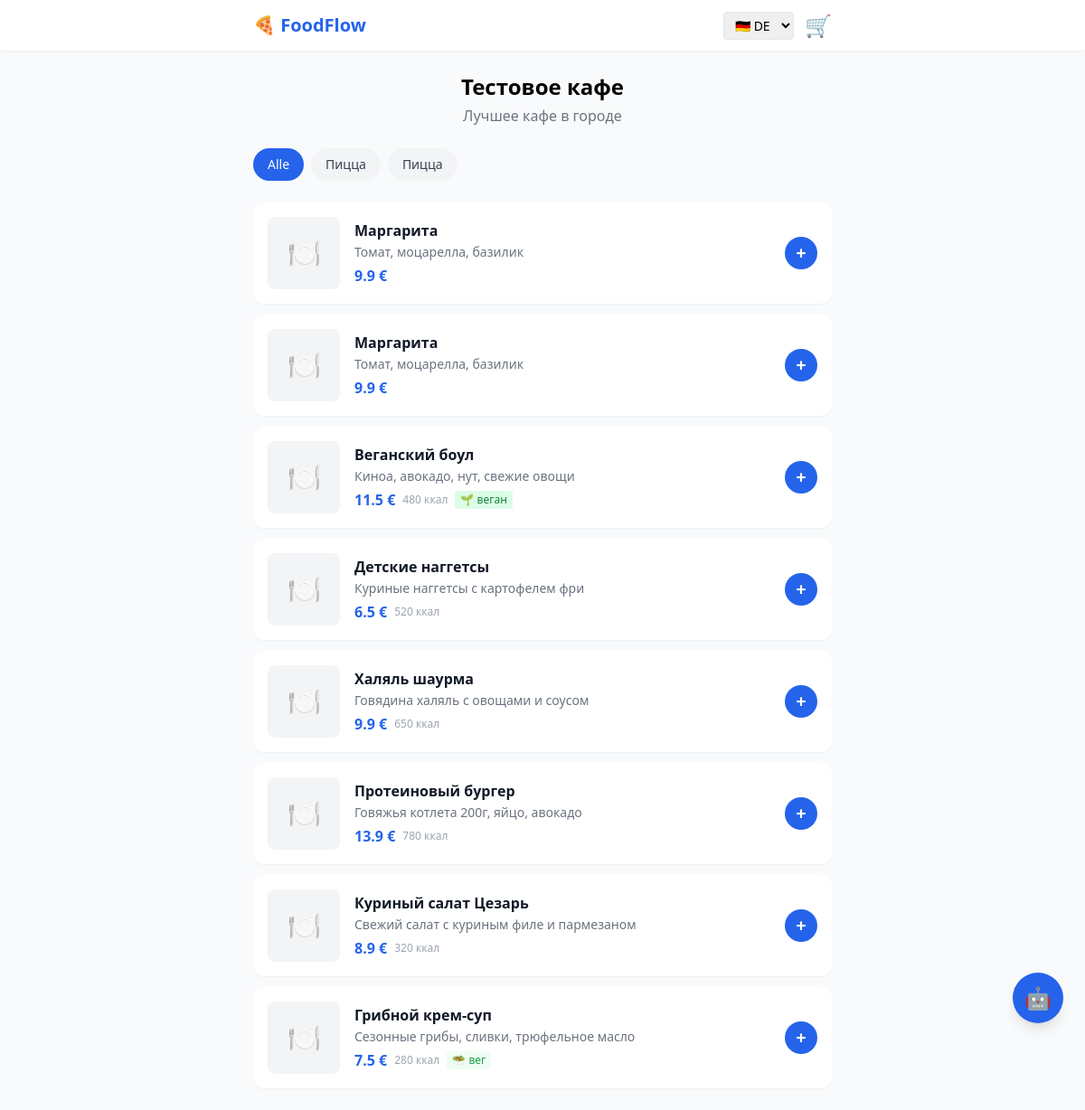
Page /menu/1 on the committed database.
### app/models/cafe.py (models this page shows)
class Cafe(Base):
    __tablename__ = "cafes"
    id = Column(Integer, primary_key=True, index=True)
    name = Column(String, nullable=False)
    owner_id = Column(Integer, ForeignKey("users.id"), nullable=False)
    description = Column(String, nullable=True)
    address = Column(String, nullable=True)
    phone = Column(String, nullable=True)
    logo_url = Column(String, nullable=True)
    is_active = Column(Boolean, default=True)
    owner = relationship("User", back_populates="cafes")
    categories = relationship("MenuCategory", back_populates="cafe")
    dishes = relationship("Dish", back_populates="cafe")
    orders = relationship("Order", back_populates="cafe")
    delivery_zones = relationship("DeliveryZone", back_populates="cafe")
    stripe_account = relationship("StripeAccount", back_populates="cafe", uselist=False)

### app/models/menu_category.py (models this page shows)
class MenuCategory(Base):
    __tablename__ = "menu_categories"
    id = Column(Integer, primary_key=True, index=True)
    cafe_id = Column(Integer, ForeignKey("cafes.id"), nullable=False)
    name = Column(String, nullable=False)
    sort_order = Column(Integer, default=0)
    cafe = relationship("Cafe", back_populates="categories")
    dishes = relationship("Dish", back_populates="category")

### app/models/dish.py (models this page shows)
class Dish(Base):
    __tablename__ = "dishes"
    id = Column(Integer, primary_key=True, index=True)
    cafe_id = Column(Integer, ForeignKey("cafes.id"), nullable=False)
    category_id = Column(Integer, ForeignKey("menu_categories.id"), nullable=True)
    name = Column(String, nullable=False)
    description = Column(String, nullable=True)
    price = Column(Float, nullable=False)
    image_url = Column(String, nullable=True)
    is_available = Column(Boolean, default=True)
    sort_order = Column(Integer, default=0)
    calories = Column(Integer, nullable=True)        # калорийность на порцию
    is_vegan = Column(Boolean, default=False)        # веган
    is_vegetarian = Column(Boolean, default=False)   # вегетарианец
    allergens = Column(String, nullable=True)        # "глютен, лактоза, орехи"
    is_halal = Column(Boolean, default=False)        # халяль
    is_kids = Column(Boolean, default=False)         # детское меню
    cafe = relationship("Cafe", back_populates="dishes")
    category = relationship("MenuCategory", back_populates="dishes")

### app/routers/main.py (the view)
@router.get("/menu/{cafe_id}", response_class=HTMLResponse)
async def menu_page(cafe_id: int, request: Request, db: Session = Depends(get_db)):
    cafe = db.query(Cafe).filter(Cafe.id == cafe_id, Cafe.is_active == True).first()
    if not cafe:
        raise HTTPException(status_code=404, detail="Cafe not found")
    lang = request.query_params.get("lang", "de")
    categories = db.query(MenuCategory).filter(MenuCategory.cafe_id == cafe_id).order_by(MenuCategory.sort_order).all()
    dishes = db.query(Dish).filter(Dish.cafe_id == cafe_id, Dish.is_available == True).order_by(Dish.sort_order).all()
    return templates.TemplateResponse(request=request, name="client/menu.html", context={
        "cafe": cafe,
        "categories": categories,
        "dishes": dishes,
        "lang": lang,
        "t": get_translations(lang),
    })

### templates/client/menu.html (shortened to what this page needs)
{% extends "base.html" %}
{% block content %}
<div class="text-center mb-6">
    <h2 class="text-2xl font-bold">{{ cafe.name }}</h2>
    {% if cafe.description %}
    <p class="text-gray-500 mt-1">{{ cafe.description }}</p>
    {% endif %}
</div>
{% if categories %}
<div class="flex gap-2 overflow-x-auto pb-2 mb-4 scrollbar-hide">
    <button onclick="filterCategory('all')"
            class="category-btn active whitespace-nowrap px-4 py-2 rounded-full text-sm font-medium bg-blue-600 text-white">
        {{ t.all_categories }}
    </button>
    {% for cat in categories %}
    <button onclick="filterCategory('{{ cat.id }}')"
            class="category-btn whitespace-nowrap px-4 py-2 rounded-full text-sm font-medium bg-gray-100 text-gray-700">
        {{ cat.name }}
    </button>
    {% endfor %}
</div>
{% endif %}
<div id="dishes-list" class="grid gap-3">
    {% for dish in dishes %}
    {% if dish.is_available %}
    <div class="dish-card bg-white rounded-xl shadow-sm p-4 flex gap-4 items-center"
         data-category="{{ dish.category_id }}"
         data-dish-id="{{ dish.id }}">
        {% if dish.image_url %}
        <img src="{{ dish.image_url }}" class="w-20 h-20 rounded-lg object-cover flex-shrink-0">
        {% else %}
        <div class="w-20 h-20 rounded-lg bg-gray-100 flex items-center justify-center flex-shrink-0 text-3xl">
            🍽️
        </div>
        {% endif %}
        <div class="flex-1 min-w-0">
            <h3 class="font-semibold text-gray-900">{{ dish.name }}</h3>
            {% if dish.description %}
            <p class="text-sm text-gray-500 mt-0.5 line-clamp-2">{{ dish.description }}</p>
            {% endif %}
            <div class="flex items-center gap-2 mt-1">
                <p class="text-blue-600 font-bold">{{ dish.price }} €</p>
                {% if dish.calories %}<span class="text-xs text-gray-400">{{ dish.calories }} ккал</span>{% endif %}
                {% if dish.is_vegan %}<span class="text-xs bg-green-100 text-green-700 px-1.5 py-0.5 rounded">🌱 веган</span>{% endif %}
                {% if dish.is_vegetarian and not dish.is_vegan %}<span class="text-xs bg-green-50 text-green-600 px-1.5 py-0.5 rounded">🥗 вег</span>{% endif %}
            </div>
        </div>
        <button onclick="addToCart({{ dish.id }}, '{{ dish.name }}', {{ dish.price }})"
                class="flex-shrink-0 w-9 h-9 bg-blue-600 text-white rounded-full text-xl font-bold hover:bg-blue-700 transition">
            +
        </button>
    </div>
    {% endif %}
    {% endfor %}
</div>
{% endblock %}

### templates/base.html (shortened to what this page needs)
<!DOCTYPE html>
<html lang="{{ lang | default('de') }}">
<head>
    <script src="https://cdn.tailwindcss.com"></script>
</head>
<body class="bg-gray-50 min-h-screen">
    <header class="bg-white shadow-sm sticky top-0 z-50">
        <div class="max-w-2xl mx-auto px-4 py-3 flex items-center justify-between">
            <h1 class="text-xl font-bold text-blue-600">🍕 FoodFlow</h1>
            <div class="flex items-center gap-3">
                <select onchange="switchLang(this.value)"
                        class="text-sm border rounded px-2 py-1">
                    <option value="de" {% if lang == 'de' %}selected{% endif %}>🇩🇪 DE</option>
                </select>
                <a href="/cart" class="relative">
                    <span class="text-2xl">🛒</span>
                </a>
            </div>
        </div>
    </header>
    <main class="max-w-2xl mx-auto px-4 py-6">
        {% block content %}{% endblock %}
    </main>
</body>
</html>

### rows in the picture
Cafe: name "Тестовое кафе", description "Лучшее кафе в городе"
MenuCategory: name "Пицца"
MenuCategory: name "Пицца"
Dish: name "Маргарита", description "Томат, моцарелла, базилик", price "9.9"
Dish: name "Маргарита", description "Томат, моцарелла, базилик", price "9.9"
Dish: name "Веганский боул", description "Киноа, авокадо, нут, свежие овощи", price "11.5", calories "480", is_vegan "🌱 веган"
Dish: name "Детские наггетсы", description "Куриные наггетсы с картофелем фри", price "6.5", calories "520"
Dish: name "Халяль шаурма", description "Говядина халяль с овощами и соусом", price "9.9", calories "650"
Dish: name "Протеиновый бургер", description "Говяжья котлета 200г, яйцо, авокадо", price "13.9", calories "780"
Dish: name "Куриный салат Цезарь", description "Свежий салат с куриным филе и пармезаном", price "8.9", calories "320"
Dish: name "Грибной крем-суп", description "Сезонные грибы, сливки, трюфельное масло", price "7.5", calories "280", is_vegetarian "🥗 вег"

### other values in the picture
{{ t.all_categories }} "Alle"
